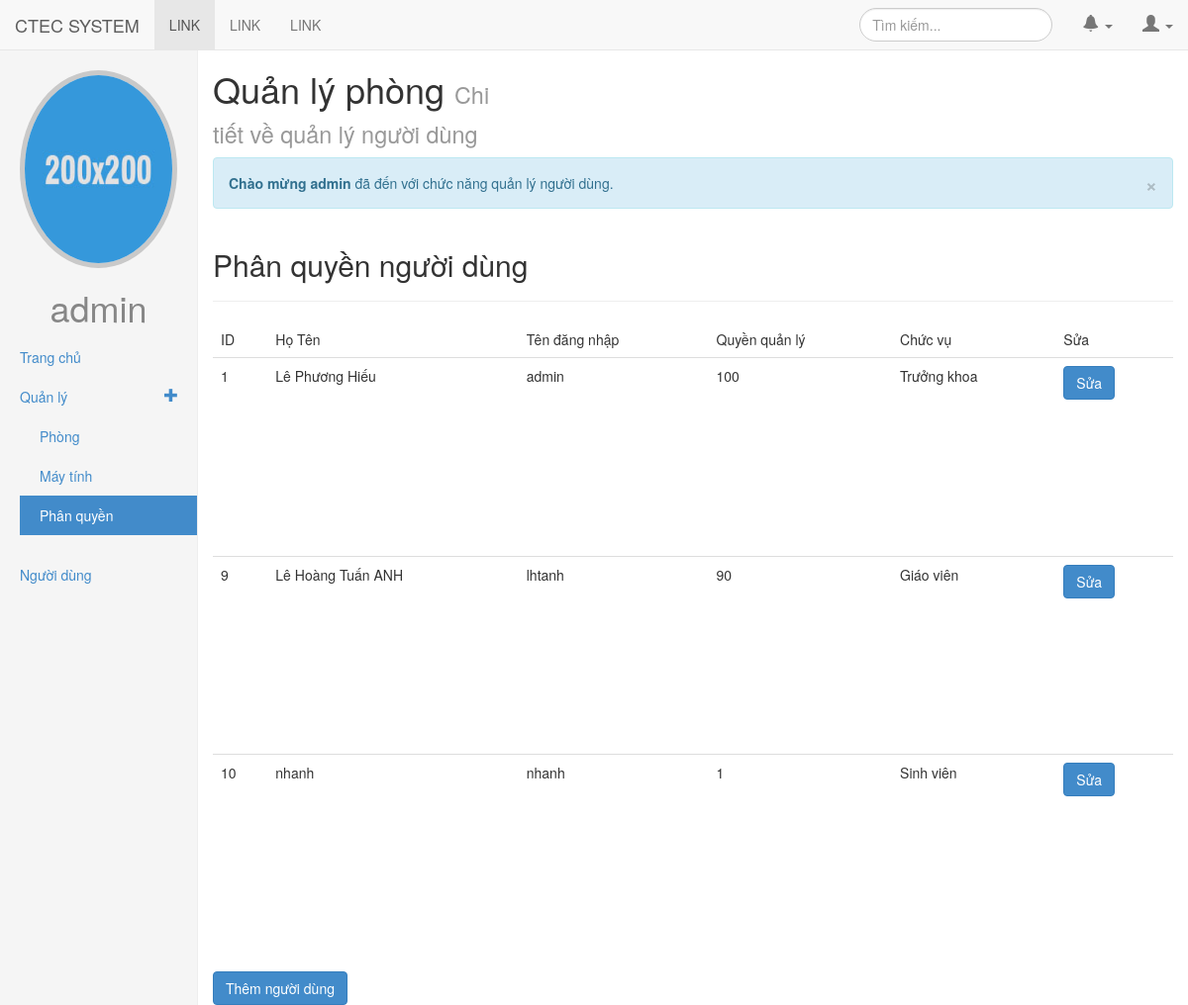
/phanquyen.php (signed in), run on the app's committed database.
### tables this page shows
CREATE TABLE IF NOT EXISTS `users` (
  `IDNUM` int(10) NOT NULL AUTO_INCREMENT,
  `USERNAME` varchar(40) NOT NULL,
  `HOTEN` varchar(255) DEFAULT NULL,
  `CHUCVU` varchar(255) DEFAULT NULL,
  `PASSWORD` varchar(100) NOT NULL,
  `CLASS` int(11) NOT NULL,
  `EMAIL` varchar(100) DEFAULT NULL,
  `NGAYSINH` datetime DEFAULT NULL,
  `KHOA` text,
  `SDT` varchar(15) DEFAULT NULL,
  `INFO` text,
  `AVATAR` varchar(255) DEFAULT NULL,
  `LAST_IP` varchar(64) DEFAULT NULL,
  PRIMARY KEY (`IDNUM`)
);

### include/globalfunction.php (called while the page is built, shortened)
<?php
function sql_query($query)
{
    return mysql_query($query);
}
?>

### phanquyen.php (the view, shortened to what this page needs)
<!DOCTYPE html>
<html lang="en">
<head>
    <link href="css/bootstrap.min.css" rel="stylesheet">
    <link href="css/bootstrap-select.min.css" rel="stylesheet">
    <link rel="stylesheet" type="text/css" href="css/admin.css">
    <link rel="stylesheet" href="css/morris-0.4.3.min.css">
    <link rel="stylesheet" href="css/timeline/timeline.css">
<body>
<div class="navbar navbar-default navbar-fixed-top" role="navigation">
    <div class="navbar-header">
        <a class="navbar-brand" href="admin.php">CTEC SYSTEM</a>
    </div>
    <div class="collapse navbar-collapse navbar-ex1-collapse">
        <ul class="nav navbar-nav">
            <li class="active"><a href="#">LINK</a>
            </li>
            <li><a href="#">LINK</a>
            </li>
            <li><a href="#">LINK</a>
            </li>
        </ul>
        <ul class="nav navbar-nav navbar-right container-fluid">
            <li>
                <form class="navbar-form" role="search">
                    <div class="form-group">
                        <input type="text" class="form-control" placeholder="Tìm kiếm..." style="border-radius: 30px;">
                    </div>
                </form>
            </li>
            <li class="dropdown">
                <a href="#" class="dropdown-toggle" data-toggle="dropdown">
                    <span class="glyphicon glyphicon-bell"></span>
                    <b class="caret"></b>
                </a>
            </li>
            <li class="dropdown">
                <a href="#" class="dropdown-toggle" data-toggle="dropdown">
                    <span class="glyphicon glyphicon-user"></span>
                    <b class="caret"></b>
                </a>
            </li>
        </ul>
    </div>
</div>
<div class="container-fluid" id="main_content">
<div class="row">
<div class="col-md-2 sidebar">
    <div class="row">
        <div class="col-md-12">
            <div class="img-circle" id="avatar">
                <img alt="My Avatar" src="images/avatar.jpg" class="center-block img-circle img-responsive">
            </div>
            <p>
            <h1 class="text-center" style="color: #878787;"><?php echo $_COOKIE['username']; ?></h1>
            </p>
        </div>
    </div>
    <ul id="menu1" class="nav nav-sidebar">
        <li>
            <a href="admin.php">Trang chủ</a>
        </li>
        <li>
            <a href="#">Quản lý <span class="glyphicon glyphicon-plus pull-right"></span></a>
            <ul class="list-unstyled nav collapse in nav-sidebar">
                <li><a href="phong.php">Phòng</a>
                </li>
                <li><a href="may.php">Máy tính</a>
                </li>
                <li class="active"><a href="phanquyen.php">Phân quyền</a></li>
            </ul>
        </li>
        <li><a href="setting.html">Người dùng</a>
        </li>
    </ul>
</div>
<div class="col-md-10 col-md-offset-2" id="main_primary">
    <div class="row">
        <div class="col-md-12">
            <div class="row">
                <div class="col-md-4">
                    <h1>Quản lý phòng
                        <small>Chi tiết về quản lý người dùng</small>
                    </h1>
                </div>
            </div>
            <div class="alert alert-info fade in">
                <button type="button" class="close" data-dismiss="alert" aria-hidden="true">&times;</button>
                <strong>Chào mừng <?php echo $_COOKIE['username']; ?></strong> đã đến với chức năng quản lý người dùng.
            </div>
        </div>
    </div>
    <div class="row">
        <div class="col-md-12">
            <h2>Phân quyền người dùng</h2>
            <hr />
            <table class="table table-hover">
                <thead>
                <tr>
                    <td>ID</td>
                    <td>Họ Tên</td>
                    <td>Tên đăng nhập</td>
                    <td>Quyền quản lý</td>
                    <td>Chức vụ</td>
                    <td>Sửa</td>
                </tr>
                </thead>
                <tbody  style='height: 600px; overflow: auto;'>
                <?php
                $res = sql_query("select * from users");
                if(mysql_num_rows($res)>0){
                    while($arr = mysql_fetch_assoc($res)){
                        echo("                <tr>
                    <td>".$arr['IDNUM']."</td>
                    <td>".$arr['HOTEN']."</td>
                    <td>".$arr['USERNAME']."</td>
                    <td>".$arr['CLASS']."</td>
                    <td>".$arr['CHUCVU']."</td>
                    <td>
                        <button class=\"btn btn-primary\" data-toggle='modal' data-target='#editx".$arr['IDNUM']."'>Sửa</button>
                        <div class='modal fade' id='editx".$arr['IDNUM']."' tabindex='-1' role='dialog' aria-labelledby='myModalLabel' aria-hidden='true'>
                                                        <input type='text' class='form-control' value='".$arr['IDNUM']."' disabled>
                                                        <input id='hoten-".$arr['IDNUM']."' type='text' class='form-control' value='".$arr['HOTEN']."'>
                                                        <input id='username-".$arr['IDNUM']."' type='text' class='form-control' value='".$arr['USERNAME']."'>
                                                        <input id='password-".$arr['IDNUM']."' type='password' class='form-control' value=''>
                                                        <select name='' id='quyen-".$arr['IDNUM']."' class='selectpicker'>
                                                        </select>
                                                        <select name='' id='chucvu-".$arr['IDNUM']."' class='selectpicker'>
                                                        </select>
                                            <button type='button' class='btn btn-primary' onclick='updatequyen(".$arr['IDNUM'].")'>Lưu thay đổi</button>
                        </div>
                    </td>
                </tr>");
                    }
                }
                ?>
                </tbody>
            </table>
            <button class="btn btn-primary" data-toggle='modal' data-target='#adduser1'>Thêm người dùng</button>
        </div>
    </div>
</div>
</div>
</div>
</body>
</html>

### css/admin.css (style rules this page uses)
body { padding-top: 50px; }
ul.navbar-right li a span.glyphicon { font-size: 17px; }
#avatar img { width: 200px; height: 200px; border: 5px solid #c9c9c9; }
#main_content .sidebar { background-color: #f5f5f5; border-right: 1px solid #eee; position: fixed; top: 51px; bottom: 0px; left: 0px; display: block; padding: 20px; z-index: 1000; overflow-x: hidden; }
.nav-sidebar { margin-right: -21px; margin-bottom: 20px; margin-left: -20px; }
.nav-sidebar > li > a { padding-right: 20px; padding-left: 20px; }
.nav-sidebar > .active > a { color: #fff; background-color: #428bca; }
.nav-sidebar > li > ul { padding-left: 40px; }

### data on the page
users: IDNUM "1", HOTEN "Lê Phương Hiếu", USERNAME "admin", CLASS "100", CHUCVU "Trưởng khoa"
users: IDNUM "9", HOTEN "Lê Hoàng Tuấn ANH", USERNAME "lhtanh", CLASS "90", CHUCVU "Giáo viên"
users: IDNUM "10", HOTEN "nhanh", USERNAME "nhanh", CLASS "1", CHUCVU "Sinh viên"

### other printed values
$_COOKIE['username'] "admin"
